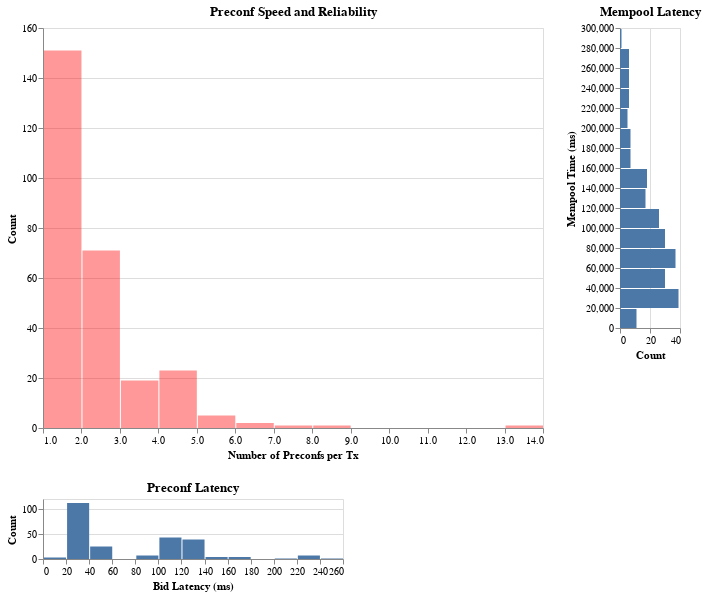

Source (notebook cell):
### Code cell
### Alternate reliability chart
# # Create the scatterplot with stacked histogram and updated labels
# tx_fee_chart = alt.Chart(melted_tx_cost_df).mark_bar().encode(
#     x=alt.X('value:Q', bin=alt.Bin(maxbins=10), axis=alt.Axis(title='Value (ETH)')),
#     y=alt.Y('count()', axis=alt.Axis(title='Count')),
#     color=alt.Color('category:N', scale=alt.Scale(domain=['total_bid_eth', 'total_priority_tx_fee_eth'], range=['blue', 'red']), title='Category')
# ).properties(title='Fee Amount')

# preconf reliability chart
preconf_reliability = alt.Chart(time_groupby_df.filter(pl.col('min_mempool_time').is_not_null())
).mark_bar(opacity=0.4, color='red').encode(
    alt.X("count:Q", bin=alt.Bin(maxbins=20), axis=alt.Axis(title='Number of Preconfs per Tx')),
    y=alt.Y('count()', axis=alt.Axis(title='Count')),
).properties(
    width=500,
    height=400,
    title='Preconf Speed and Reliability')

# x-axis Histogram with better labeling
x_hist = alt.Chart(time_groupby_df.filter(
    (pl.col('min_bid_decay_latency') < 1000) &
    (pl.col('min_mempool_time') > 0) &
    (pl.col('min_mempool_time') < 300000) &
    (pl.col('total_bid_eth') < 0.002)
)).mark_bar().encode(
    x=alt.X('min_bid_decay_latency:Q', bin=alt.Bin(maxbins=20), axis=alt.Axis(title='Bid Latency (ms)')),
    y=alt.Y('count()', axis=alt.Axis(title='Count')),
).properties(
    height=60,
    title='Preconf Latency'
).interactive()

# y-axis Histogram with better labeling
y_hist = alt.Chart(time_groupby_df.filter(
    (pl.col('min_bid_decay_latency') < 1000) &
    (pl.col('min_mempool_time') > 0) &
    (pl.col('min_mempool_time') < 300000) &
    (pl.col('total_bid_eth') < 0.002)
)).mark_bar().encode(
    y=alt.Y('min_mempool_time:Q', bin=alt.Bin(maxbins=20), axis=alt.Axis(title='Mempool Time (ms)')),
    x=alt.X('count()', axis=alt.Axis(title='Count'))
).properties(
    width=60,
    title='Mempool Latency'
).interactive()

# Combine scatterplot with histograms and add main title
scatter_hist = (
    (preconf_reliability | y_hist)
    & x_hist
).resolve_scale(
    x='independent', 
    y='independent'
)

scatter_hist

### Figure 1 — Vega specification as saved in the notebook (floating-point values rounded to 4 significant figures)
{"$schema": "https://vega.github.io/schema/vega/v5.json", "data": [{"name": "param_2_store"}, {"name": "param_1_store"}, {"name": "source_0", "values": [{"__count": 151, "bin_maxbins_20_count": 1.0, "bin_maxbins_20_count_end": 2.0}, {"__count": 71, "bin_maxbins_20_count": 2.0, "bin_maxbins_20_count_end": 3.0}, {"__count": 23, "bin_maxbins_20_count": 4.0, "bin_maxbins_20_count_end": 5.0}, {"__count": 19, "bin_maxbins_20_count": 3.0, "bin_maxbins_20_count_end": 4.0}, {"__count": 5, "bin_maxbins_20_count": 5.0, "bin_maxbins_20_count_end": 6.0}, {"__count": 2, "bin_maxbins_20_count": 6.0, "bin_maxbins_20_count_end": 7.0}, {"__count": 1, "bin_maxbins_20_count": 8.0, "bin_maxbins_20_count_end": 9.0}, {"__count": 1, "bin_maxbins_20_count": 7.0, "bin_maxbins_20_count_end": 8.0}, {"__count": 1, "bin_maxbins_20_count": 13.0, "bin_maxbins_20_count_end": 14.0}]}, {"name": "source_1", "values": [{"__count": 11, "bin_maxbins_20_min_mempool_time": 0.0, "bin_maxbins_20_min_mempool_time_end": 20000.0}, {"__count": 7, "bin_maxbins_20_min_mempool_time": 160000.0, "bin_maxbins_20_min_mempool_time_end": 180000.0}, {"__count": 39, "bin_maxbins_20_min_mempool_time": 20000.0, "bin_maxbins_20_min_mempool_time_end": 40000.0}, {"__count": 18, "bin_maxbins_20_min_mempool_time": 140000.0, "bin_maxbins_20_min_mempool_time_end": 160000.0}, {"__count": 30, "bin_maxbins_20_min_mempool_time": 40000.0, "bin_maxbins_20_min_mempool_time_end": 60000.0}, {"__count": 26, "bin_maxbins_20_min_mempool_time": 100000.0, "bin_maxbins_20_min_mempool_time_end": 120000.0}, {"__count": 37, "bin_maxbins_20_min_mempool_time": 60000.0, "bin_maxbins_20_min_mempool_time_end": 80000.0}, {"__count": 7, "bin_maxbins_20_min_mempool_time": 180000.0, "bin_maxbins_20_min_mempool_time_end": 200000.0}, {"__count": 30, "bin_maxbins_20_min_mempool_time": 80000.0, "bin_maxbins_20_min_mempool_time_end": 100000.0}, {"__count": 6, "bin_maxbins_20_min_mempool_time": 240000.0, "bin_maxbins_20_min_mempool_time_end": 260000.0}, {"__count": 17, "bin_maxbins_20_min_mempool_time": 120000.0, "bin_maxbins_20_min_mempool_time_end": 140000.0}, {"__count": 6, "bin_maxbins_20_min_mempool_time": 220000.0, "bin_maxbins_20_min_mempool_time_end": 240000.0}, {"__count": 5, "bin_maxbins_20_min_mempool_time": 200000.0, "bin_maxbins_20_min_mempool_time_end": 220000.0}, {"__count": 6, "bin_maxbins_20_min_mempool_time": 260000.0, "bin_maxbins_20_min_mempool_time_end": 280000.0}, {"__count": 1, "bin_maxbins_20_min_mempool_time": 280000.0, "bin_maxbins_20_min_mempool_time_end": 300000.0}]}, {"name": "source_2", "values": [{"__count": 43, "bin_maxbins_20_min_bid_decay_latency": 100.0, "bin_maxbins_20_min_bid_decay_latency_end": 120.0}, {"__count": 39, "bin_maxbins_20_min_bid_decay_latency": 120.0, "bin_maxbins_20_min_bid_decay_latency_end": 140.0}, {"__count": 112, "bin_maxbins_20_min_bid_decay_latency": 20.0, "bin_maxbins_20_min_bid_decay_latency_end": 40.0}, {"__count": 7, "bin_maxbins_20_min_bid_decay_latency": 220.0, "bin_maxbins_20_min_bid_decay_latency_end": 240.0}, {"__count": 1, "bin_maxbins_20_min_bid_decay_latency": 200.0, "bin_maxbins_20_min_bid_decay_latency_end": 220.0}, {"__count": 25, "bin_maxbins_20_min_bid_decay_latency": 40.0, "bin_maxbins_20_min_bid_decay_latency_end": 60.0}, {"__count": 3, "bin_maxbins_20_min_bid_decay_latency": 0.0, "bin_maxbins_20_min_bid_decay_latency_end": 20.0}, {"__count": 4, "bin_maxbins_20_min_bid_decay_latency": 160.0, "bin_maxbins_20_min_bid_decay_latency_end": 180.0}, {"__count": 7, "bin_maxbins_20_min_bid_decay_latency": 80.0, "bin_maxbins_20_min_bid_decay_latency_end": 100.0}, {"__count": 4, "bin_maxbins_20_min_bid_decay_latency": 140.0, "bin_maxbins_20_min_bid_decay_latency_end": 160.0}, {"__count": 1, "bin_maxbins_20_min_bid_decay_latency": 240.0, "bin_maxbins_20_min_bid_decay_latency_end": 260.0}]}, {"name": "source_0_concat_0_concat_0_y_domain___count", "values": [{"min": 1, "max": 151}]}, {"name": "source_1_view_1_x_domain___count", "values": [{"min": 1, "max": 39}]}, {"name": "source_2_view_2_y_domain___count", "values": [{"min": 1, "max": 112}]}], "signals": [{"name": "view_2_bin_maxbins_20_min_bid_decay_latency_bins", "value": {"fields": ["min_bid_decay_latency"], "fname": "bin_min_bid_decay_latency", "start": 0.0, "step": 20.0, "stop": 260.0}}, {"name": "concat_0_concat_0_bin_maxbins_20_count_bins", "value": {"fields": ["count"], "fname": "bin_count", "start": 1.0, "step": 1.0, "stop": 14.0}}, {"name": "view_1_bin_maxbins_20_min_mempool_time_bins", "value": {"fields": ["min_mempool_time"], "fname": "bin_min_mempool_time", "start": 0.0, "step": 20000.0, "stop": 300000.0}}, {"name": "concat_0_concat_0_width", "value": 500}, {"name": "concat_0_concat_0_height", "value": 400}, {"name": "view_1_width", "value": 60}, {"name": "view_1_height", "value": 300}, {"name": "view_2_width", "value": 300}, {"name": "view_2_height", "value": 60}, {"name": "unit", "value": {}, "on": [{"events": "pointermove", "update": "isTuple(group()) ? group() : unit"}]}, {"name": "param_2", "update": "{\"min_mempool_time\": param_2_min_mempool_time}"}, {"name": "param_2_min_mempool_time"}, {"name": "param_1", "update": "{\"min_bid_decay_latency\": param_1_min_bid_decay_latency}"}, {"name": "param_1_min_bid_decay_latency"}], "marks": [{"type": "group", "name": "concat_0_group", "marks": [{"type": "group", "name": "concat_0_concat_0_group", "encode": {"update": {"height": {"signal": "concat_0_concat_0_height"}, "width": {"signal": "concat_0_concat_0_width"}}}, "marks": [{"type": "rect", "name": "concat_0_concat_0_marks", "from": {"data": "source_0"}, "encode": {"update": {"y": {"field": "__count", "scale": "concat_0_concat_0_y"}, "y2": {"value": 0, "scale": "concat_0_concat_0_y"}, "x": {"field": "bin_maxbins_20_count_end", "scale": "concat_0_concat_0_x", "offset": {"signal": "0.5 + (abs(scale(\"concat_0_concat_0_x\", datum[\"bin_maxbins_20_count_end\"]) - scale(\"concat_0_concat_0_x\", datum[\"bin_maxbins_20_count\"])) < 0.25 ? 0.5 * (0.25 - (abs(scale(\"concat_0_concat_0_x\", datum[\"bin_maxbins_20_count_end\"]) - scale(\"concat_0_concat_0_x\", datum[\"bin_maxbins_20_count\"])))) : -0.5)"}}, "fill": {"value": "red"}, "opacity": {"value": 0.4}, "x2": {"field": "bin_maxbins_20_count", "scale": "concat_0_concat_0_x", "offset": {"signal": "0.5 + (abs(scale(\"concat_0_concat_0_x\", datum[\"bin_maxbins_20_count_end\"]) - scale(\"concat_0_concat_0_x\", datum[\"bin_maxbins_20_count\"])) < 0.25 ? -0.5 * (0.25 - (abs(scale(\"concat_0_concat_0_x\", datum[\"bin_maxbins_20_count_end\"]) - scale(\"concat_0_concat_0_x\", datum[\"bin_maxbins_20_count\"])))) : 0.5)"}}}}, "style": ["bar"], "interactive": false}], "axes": [{"scale": "concat_0_concat_0_y", "maxExtent": 0, "grid": true, "ticks": false, "zindex": 0, "gridScale": "concat_0_concat_0_x", "domain": false, "minExtent": 0, "orient": "left", "tickCount": {"signal": "ceil(concat_0_concat_0_height/40)"}, "labels": false, "aria": false}, {"scale": "concat_0_concat_0_x", "labelOverlap": true, "tickCount": {"signal": "ceil(concat_0_concat_0_width/10)"}, "grid": false, "orient": "bottom", "zindex": 0, "labelFlush": true, "title": "Number of Preconfs per Tx"}, {"scale": "concat_0_concat_0_y", "orient": "left", "labelOverlap": true, "title": "Count", "grid": false, "tickCount": {"signal": "ceil(concat_0_concat_0_height/40)"}, "zindex": 0}], "title": {"text": "Preconf Speed and Reliability", "frame": "group"}, "style": "cell"}, {"type": "group", "name": "view_1_group", "encode": {"update": {"height": {"signal": "view_1_height"}, "width": {"signal": "view_1_width"}}}, "signals": [{"name": "param_2_min_mempool_time", "on": [{"events": [{"source": "view", "type": "dblclick"}], "update": "null"}, {"events": {"signal": "param_2_translate_delta"}, "update": "panLinear(param_2_translate_anchor.extent_y, param_2_translate_delta.y / view_1_height)"}, {"events": {"signal": "param_2_zoom_delta"}, "update": "zoomLinear(domain(\"view_1_y\"), param_2_zoom_anchor.y, param_2_zoom_delta)"}], "push": "outer"}, {"name": "param_2_tuple", "on": [{"events": [{"signal": "param_2_min_mempool_time"}], "update": "param_2_min_mempool_time ? {unit: \"view_1\", fields: param_2_tuple_fields, values: [param_2_min_mempool_time]} : null"}]}, {"name": "param_2_tuple_fields", "value": [{"field": "min_mempool_time", "channel": "y", "type": "R"}]}, {"name": "param_2_translate_anchor", "value": {}, "on": [{"events": [{"source": "scope", "type": "pointerdown"}], "update": "{x: x(unit), y: y(unit), extent_y: domain(\"view_1_y\")}"}]}, {"name": "param_2_translate_delta", "value": {}, "on": [{"events": [{"source": "window", "between": [{"source": "scope", "type": "pointerdown"}, {"source": "window", "type": "pointerup"}], "consume": true, "type": "pointermove"}], "update": "{x: param_2_translate_anchor.x - x(unit), y: param_2_translate_anchor.y - y(unit)}"}]}, {"name": "param_2_zoom_anchor", "on": [{"events": [{"source": "scope", "type": "wheel", "consume": true}], "update": "{x: invert(\"view_1_x\", x(unit)), y: invert(\"view_1_y\", y(unit))}"}]}, {"name": "param_2_zoom_delta", "on": [{"events": [{"source": "scope", "type": "wheel", "consume": true}], "update": "pow(1.001, event.deltaY * pow(16, event.deltaMode))", "force": true}]}, {"name": "param_2_modify", "on": [{"events": {"signal": "param_2_tuple"}, "update": "modify(\"param_2_store\", param_2_tuple, true)"}]}], "marks": [{"type": "rect", "name": "view_1_marks", "from": {"data": "source_1"}, "encode": {"update": {"x": {"field": "__count", "scale": "view_1_x"}, "y2": {"field": "bin_maxbins_20_min_mempool_time", "scale": "view_1_y", "offset": {"signal": "0.5 + (abs(scale(\"view_1_y\", datum[\"bin_maxbins_20_min_mempool_time_end\"]) - scale(\"view_1_y\", datum[\"bin_maxbins_20_min_mempool_time\"])) < 0.25 ? 0.5 * (0.25 - (abs(scale(\"view_1_y\", datum[\"bin_maxbins_20_min_mempool_time_end\"]) - scale(\"view_1_y\", datum[\"bin_maxbins_20_min_mempool_time\"])))) : -0.5)"}}, "y": {"field": "bin_maxbins_20_min_mempool_time_end", "scale": "view_1_y", "offset": {"signal": "0.5 + (abs(scale(\"view_1_y\", datum[\"bin_maxbins_20_min_mempool_time_end\"]) - scale(\"view_1_y\", datum[\"bin_maxbins_20_min_mempool_time\"])) < 0.25 ? -0.5 * (0.25 - (abs(scale(\"view_1_y\", datum[\"bin_maxbins_20_min_mempool_time_end\"]) - scale(\"view_1_y\", datum[\"bin_maxbins_20_min_mempool_time\"])))) : 0.5)"}}, "fill": {"value": "#4c78a8"}, "x2": {"value": 0, "scale": "view_1_x"}}}, "interactive": true, "clip": true, "style": ["bar"]}], "axes": [{"scale": "view_1_x", "gridScale": "view_1_y", "labels": false, "domain": false, "maxExtent": 0, "minExtent": 0, "grid": true, "aria": false, "orient": "bottom", "tickCount": {"signal": "ceil(view_1_width/40)"}, "zindex": 0, "ticks": false}, {"scale": "view_1_x", "tickCount": {"signal": "ceil(view_1_width/40)"}, "orient": "bottom", "grid": false, "labelFlush": true, "labelOverlap": true, "zindex": 0, "title": "Count"}, {"scale": "view_1_y", "zindex": 0, "orient": "left", "grid": false, "tickCount": {"signal": "ceil(view_1_height/10)"}, "title": "Mempool Time (ms)", "labelOverlap": true}], "title": {"text": "Mempool Latency", "frame": "group"}, "style": "cell"}], "layout": {"padding": 20, "bounds": "full", "align": "each"}}, {"type": "group", "name": "view_2_group", "encode": {"update": {"width": {"signal": "view_2_width"}, "height": {"signal": "view_2_height"}}}, "signals": [{"name": "param_1_min_bid_decay_latency", "on": [{"events": [{"source": "view", "type": "dblclick"}], "update": "null"}, {"events": {"signal": "param_1_translate_delta"}, "update": "panLinear(param_1_translate_anchor.extent_x, -param_1_translate_delta.x / view_2_width)"}, {"events": {"signal": "param_1_zoom_delta"}, "update": "zoomLinear(domain(\"view_2_x\"), param_1_zoom_anchor.x, param_1_zoom_delta)"}], "push": "outer"}, {"name": "param_1_tuple", "on": [{"events": [{"signal": "param_1_min_bid_decay_latency"}], "update": "param_1_min_bid_decay_latency ? {unit: \"view_2\", fields: param_1_tuple_fields, values: [param_1_min_bid_decay_latency]} : null"}]}, {"name": "param_1_tuple_fields", "value": [{"field": "min_bid_decay_latency", "channel": "x", "type": "R"}]}, {"name": "param_1_translate_anchor", "value": {}, "on": [{"events": [{"source": "scope", "type": "pointerdown"}], "update": "{x: x(unit), y: y(unit), extent_x: domain(\"view_2_x\")}"}]}, {"name": "param_1_translate_delta", "value": {}, "on": [{"events": [{"source": "window", "between": [{"source": "scope", "type": "pointerdown"}, {"source": "window", "type": "pointerup"}], "type": "pointermove", "consume": true}], "update": "{x: param_1_translate_anchor.x - x(unit), y: param_1_translate_anchor.y - y(unit)}"}]}, {"name": "param_1_zoom_anchor", "on": [{"events": [{"source": "scope", "consume": true, "type": "wheel"}], "update": "{x: invert(\"view_2_x\", x(unit)), y: invert(\"view_2_y\", y(unit))}"}]}, {"name": "param_1_zoom_delta", "on": [{"events": [{"source": "scope", "type": "wheel", "consume": true}], "update": "pow(1.001, event.deltaY * pow(16, event.deltaMode))", "force": true}]}, {"name": "param_1_modify", "on": [{"events": {"signal": "param_1_tuple"}, "update": "modify(\"param_1_store\", param_1_tuple, true)"}]}], "marks": [{"type": "rect", "name": "view_2_marks", "from": {"data": "source_2"}, "encode": {"update": {"x2": {"field": "bin_maxbins_20_min_bid_decay_latency", "scale": "view_2_x", "offset": {"signal": "0.5 + (abs(scale(\"view_2_x\", datum[\"bin_maxbins_20_min_bid_decay_latency_end\"]) - scale(\"view_2_x\", datum[\"bin_maxbins_20_min_bid_decay_latency\"])) < 0.25 ? -0.5 * (0.25 - (abs(scale(\"view_2_x\", datum[\"bin_maxbins_20_min_bid_decay_latency_end\"]) - scale(\"view_2_x\", datum[\"bin_maxbins_20_min_bid_decay_latency\"])))) : 0.5)"}}, "x": {"field": "bin_maxbins_20_min_bid_decay_latency_end", "scale": "view_2_x", "offset": {"signal": "0.5 + (abs(scale(\"view_2_x\", datum[\"bin_maxbins_20_min_bid_decay_latency_end\"]) - scale(\"view_2_x\", datum[\"bin_maxbins_20_min_bid_decay_latency\"])) < 0.25 ? 0.5 * (0.25 - (abs(scale(\"view_2_x\", datum[\"bin_maxbins_20_min_bid_decay_latency_end\"]) - scale(\"view_2_x\", datum[\"bin_maxbins_20_min_bid_decay_latency\"])))) : -0.5)"}}, "y": {"field": "__count", "scale": "view_2_y"}, "fill": {"value": "#4c78a8"}, "y2": {"value": 0, "scale": "view_2_y"}}}, "interactive": true, "clip": true, "style": ["bar"]}], "axes": [{"scale": "view_2_y", "minExtent": 0, "aria": false, "ticks": false, "gridScale": "view_2_x", "zindex": 0, "tickCount": {"signal": "ceil(view_2_height/40)"}, "orient": "left", "labels": false, "maxExtent": 0, "domain": false, "grid": true}, {"scale": "view_2_x", "zindex": 0, "grid": false, "orient": "bottom", "labelOverlap": true, "labelFlush": true, "tickCount": {"signal": "ceil(view_2_width/10)"}, "title": "Bid Latency (ms)"}, {"scale": "view_2_y", "zindex": 0, "grid": false, "tickCount": {"signal": "ceil(view_2_height/40)"}, "orient": "left", "title": "Count", "labelOverlap": true}], "title": {"text": "Preconf Latency", "frame": "group"}, "style": "cell"}], "scales": [{"name": "concat_0_concat_0_x", "type": "linear", "domain": {"signal": "[concat_0_concat_0_bin_maxbins_20_count_bins.start, concat_0_concat_0_bin_maxbins_20_count_bins.stop]"}, "range": [0, {"signal": "concat_0_concat_0_width"}], "bins": {"signal": "concat_0_concat_0_bin_maxbins_20_count_bins"}, "zero": false}, {"name": "concat_0_concat_0_y", "type": "linear", "domain": [{"signal": "(data(\"source_0_concat_0_concat_0_y_domain___count\")[0] || {}).min"}, {"signal": "(data(\"source_0_concat_0_concat_0_y_domain___count\")[0] || {}).max"}], "range": [{"signal": "concat_0_concat_0_height"}, 0], "zero": true, "nice": true}, {"name": "view_1_x", "type": "linear", "domain": [{"signal": "(data(\"source_1_view_1_x_domain___count\")[0] || {}).min"}, {"signal": "(data(\"source_1_view_1_x_domain___count\")[0] || {}).max"}], "range": [0, {"signal": "view_1_width"}], "nice": true, "zero": true}, {"name": "view_1_y", "type": "linear", "domain": {"signal": "[view_1_bin_maxbins_20_min_mempool_time_bins.start, view_1_bin_maxbins_20_min_mempool_time_bins.stop]"}, "range": [{"signal": "view_1_height"}, 0], "bins": {"signal": "view_1_bin_maxbins_20_min_mempool_time_bins"}, "domainRaw": {"signal": "param_2[\"min_mempool_time\"]"}, "zero": false}, {"name": "view_2_x", "type": "linear", "domain": {"signal": "[view_2_bin_maxbins_20_min_bid_decay_latency_bins.start, view_2_bin_maxbins_20_min_bid_decay_latency_bins.stop]"}, "range": [0, {"signal": "view_2_width"}], "bins": {"signal": "view_2_bin_maxbins_20_min_bid_decay_latency_bins"}, "domainRaw": {"signal": "param_1[\"min_bid_decay_latency\"]"}, "zero": false}, {"name": "view_2_y", "type": "linear", "domain": [{"signal": "(data(\"source_2_view_2_y_domain___count\")[0] || {}).min"}, {"signal": "(data(\"source_2_view_2_y_domain___count\")[0] || {}).max"}], "range": [{"signal": "view_2_height"}, 0], "zero": true, "nice": true}], "background": "white", "padding": 5, "layout": {"padding": 20, "columns": 1, "bounds": "full", "align": "each"}}
